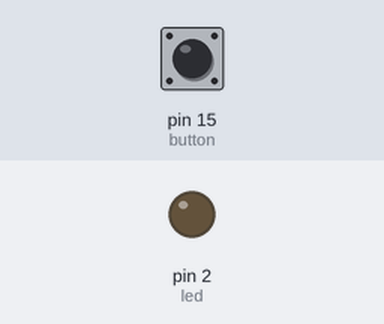
A sketch run on a simulated Arduino Uno, built with avr-gcc and run on an emulated ATmega328P. On the bench: output pins drawn as LEDs (lit = HIGH). The inputs (shaded band) are chosen by the test bench; at power-on: pin 15 (button) LOW.

Above: at 1.2 s.
1.3 s: pin 15 (button) pulled HIGH for 0.15 s
At 1.37 s:
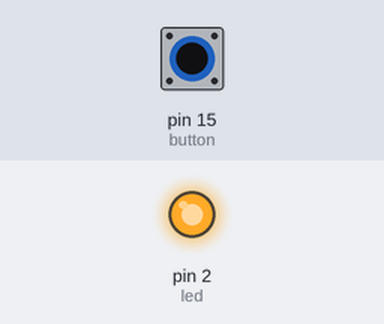
2.9 s: pin 15 (button) pulled HIGH for 3.2 s
At 6.6 s:
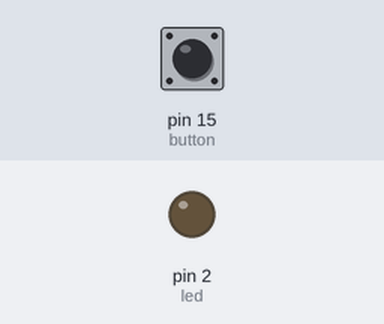
Timing chart, 0 to 8.1 s (numbered marks = the images above; inputs shaded):
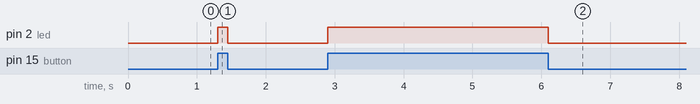

Measured:
- after the input at 1.3 s, pin 2 (led): LOW → HIGH at once, → LOW 0.15 s later
- after the input at 2.9 s, pin 2 (led): LOW → HIGH at once, → LOW 3.2 s later

The sketch:

cro_simple_testing.ino
```cpp
#define button 15
#define led 2

void setup() {
  // put your setup code here, to run once:
Serial.begin(115200);
pinMode(button,INPUT);
pinMode(led,OUTPUT);
}

void loop() {
  // put your main code here, to run repeatedly:
if(digitalRead(button)== 1)
{
  digitalWrite(led,HIGH);
}
else
{
  digitalWrite(led,LOW);
}
}
```
